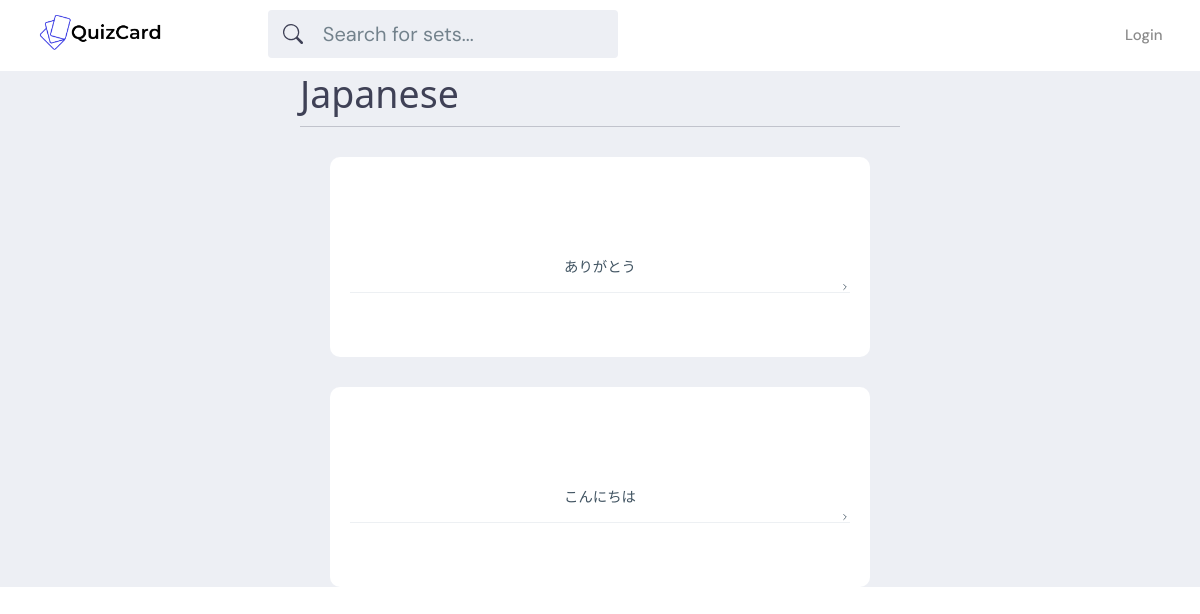
The app's page /set/1/ with its own data.
### base/models.py (models this page shows, shortened)
class Set(models.Model):
    user = models.ForeignKey(User, on_delete=models.SET_NULL, null=True)
    topic = models.ForeignKey(Topic, on_delete=models.SET_NULL, null=True)
    name = models.CharField(max_length=200)
    updated = models.DateTimeField(auto_now=True)
    created = models.DateTimeField(auto_now_add=True)
    class Meta:
        ordering = ['-updated', '-created']

class Card(models.Model):
    set = models.ForeignKey(Set, on_delete=models.CASCADE)
    front = models.TextField()
    back = models.TextField()
    updated = models.DateTimeField(auto_now=True)
    created = models.DateTimeField(auto_now_add=True)
    class Meta:
        ordering = ['-updated', '-created']

### base/views.py (the view)
# urls.py: path('set/<str:pk>/', views.set, name="set"),
def set(request, pk):
    set = Set.objects.get(id=pk)
    set_cards = set.card_set.all().order_by('-created')
    context = {'set': set, 'set_cards': set_cards}
    return render(request, 'base/set.html', context)

### base/templates/base/set.html (shortened to what this page needs)
{% extends 'main.html' %}
{% block content %}
<div class="card-container content-container">
    <h1>{{set.name}}</h1>
    <hr>
    <div class="card-wrapper">
        {% for card in set_cards %}
            <div class="card-box">
                <details>
                    <summary>
                        <p>{{card.front}}</p>
                    </summary>
                </details>
            </div>
        {% endfor %}
    </div>
</div>
{% endblock content %}

### static/styles/styles.css (style rules this page uses)
:root { --color-main: #3738e2; --color-main-light: #0087FF; --color-dark: #3f4156; --color-dark-medium: #51546e; --color-dark-light: #696d97; --color-light: #fff; --color-gray: #8b8b8b; --color-light-gray: #b2bdbd; --color-bg: #edeff4; --color-success: #5dd693; --color-error: #fc4b0b; }
* { font-family: "DM Sans", -apple-system, BlinkMacSystemFont, "Segoe UI", Roboto, Oxygen, Ubuntu, Cantarell, "Open Sans", "Helvetica Neue", sans-serif; margin: 0; padding: 0; box-sizing: border-box; text-rendering: optimizeLegibility; font-size: inherit; }
html { font-size: 56.25%; }
@media only screen and (min-width: 1200px) { html { font-size: 62.5%; } }
body { line-height: 1.6; font-weight: 400; font-size: 1.5rem; color: var(--color-dark); background-color: var(--color-bg); }
.content-container { width: 50%; margin: auto; }
.card-container h1 { font-size: 2.5em; }
.card-box { min-height: 20rem; margin: 3rem; border-radius: 1rem; padding: 2rem; background-color: #fff; }
.card-box p { text-align: center; font-size: 1.2vw; overflow-wrap: break-word; text-wrap: balance; }
details p { margin: 7.5rem auto auto auto; padding: 1rem; }
details summary { margin: auto auto auto auto; }

### records on screen
Set: name "Japanese"
Card: front "ありがとう"
Card: front "こんにちは"
